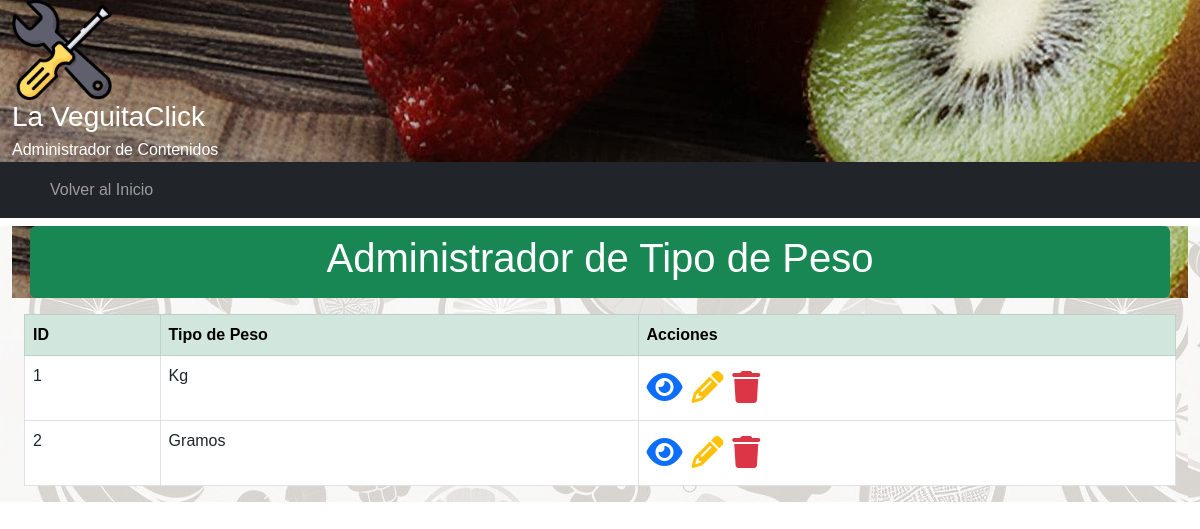
Screenshot of /crud/tipoPeso/ with the database file from the repository.
### crud/models.py (models this page shows, shortened)
class TipoPeso(models.Model):
    tipo_peso = models.CharField(verbose_name='Tipo de Peso', max_length=50)
    created_at = models.DateTimeField(verbose_name='Fecha creación', auto_now_add=True)
    updated_at = models.DateTimeField(verbose_name='Fecha actualización', auto_now=True)
    class Meta:
        verbose_name = 'tipo de peso'
        verbose_name_plural = 'tipo de pesos'
        ordering = ['id']

### crud/views.py (the view)
# urls.py: path('tipoPeso/', tipoPeso_lista, name="tipoPeso"),
def tipoPeso_lista(request):
    context = {'tipoPeso': TipoPeso.objects.all()}
    return render(request,'crud/tipoPeso.html',context)

### crud/templates/crud/tipoPeso.html (shortened to what this page needs)
{% extends 'crud/base.html' %}
{% load static %}
{% block main_content %}
<div class="container-fluid">
<main>
<header>
   <div class="container my-2 p-2 text-white text-center rounded bg-success">
      <h1>Administrador de Tipo de Peso</h1>
   </div>
</header>
 <div class="container-fluid my-2">
     <div class="table-responsive">
        <table class="table table-bordered">
            <thead class="table-success">
                <tr>
                    <th>ID</th>
                    <th>Tipo de Peso</th>
                    <th>Acciones</th>
                </tr>
            </thead>
            <tbody>
                {% for tp in tipoPeso %}
                <tr>
                    <td>{{tp.id}}</td>
                    <td>{{tp.tipo_peso}}</td>
                    <td>
                        <a class="text-decoration-none" href="{% url 'tipoPeso-detail' tipoPeso_id=tp.id %}">
                            <span class="text-primary fs-2">
                                <i class="fa-solid fa-eye"></i>
                            </span>
                        </a>
                        <a class="text-decoration-none" href="{% url 'tipoPeso-edit' tipoPeso_id=tp.id %}">
                            <span class="text-warning fs-2">
                                <i class="fa-solid fa-pencil"></i>
                            </span>
                        </a>
                        <a class="text-decoration-none modal-borrar" data-bs-toggle="modal"
                            data-bs-target="#staticBackdrop"
                            data-href="{% url 'tipoPeso-delete' tipoPeso_id=tp.id %}">
                            <span class="text-danger fs-2">
                                <i class="fa-solid fa-trash"></i>
                            </span>
                        </a>
                    </td>
                </tr>
                {% endfor %}
            </tbody>
        </table>
    </div>
</main>
</div>
{% endblock %}

### crud/static/crud/css/styles.css (style rules this page uses)
body { margin: 0px; padding: 0px; font-family: Verdana, Geneva, Tahoma, sans-serif; }
header { background: url("img/bg-header.png"); color: white; }
header { background-color: rgb(35, 179, 109); color: white; }
main { background: url("img/bg-page.png"); background-color: white; }

### rows the page displays
TipoPeso: id "1", tipo_peso "Kg"
TipoPeso: id "2", tipo_peso "Gramos"
